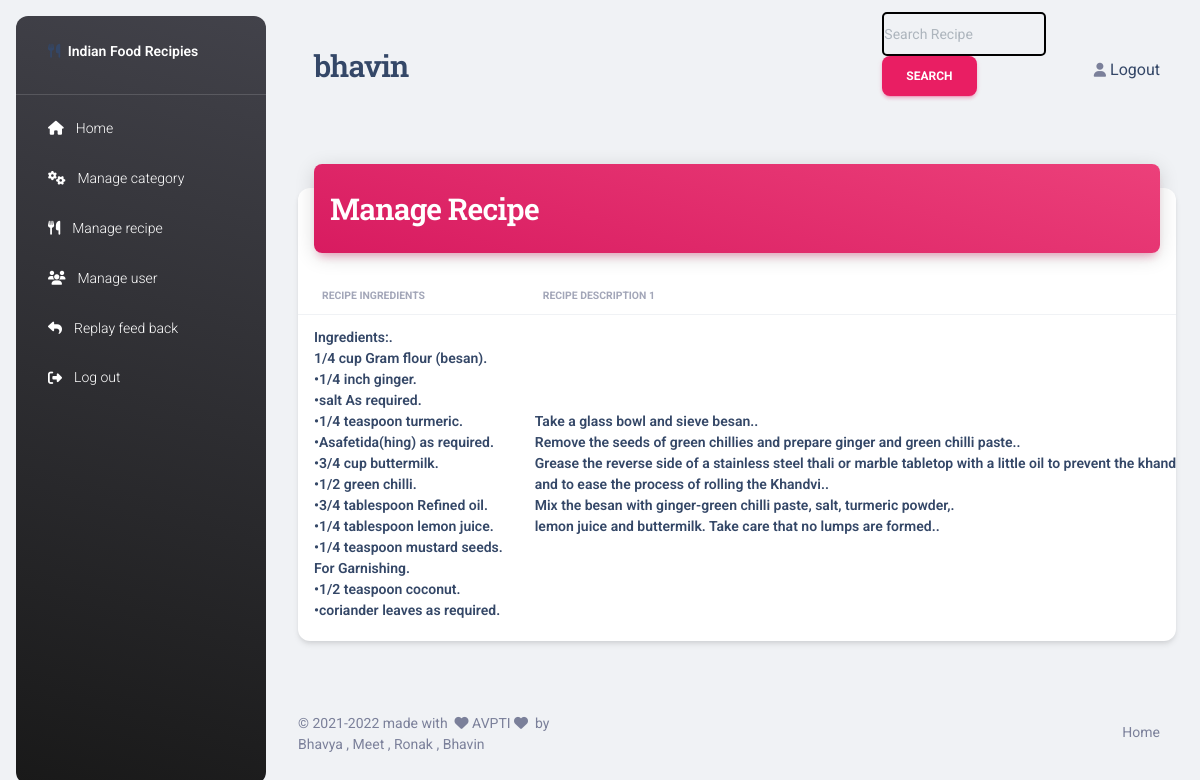
/material-dashboard-master/more.php?rid=1 (signed in), run on the app's committed database.
### tables this page shows
CREATE TABLE `r_details` (
  `recipe_id` int(5) NOT NULL,
  `recipe_name` varchar(20) NOT NULL,
  `ingredients` text NOT NULL,
  `video_link` varchar(255) NOT NULL,
  `r_description1` text NOT NULL,
  `r_description2` text NOT NULL,
  `r_description3` text NOT NULL,
  `category_id` int(5) NOT NULL
);

### material-dashboard-master/more.php (the view, shortened to what this page needs)
<?php
include 'header.php';
?>
	  <div class="container-fluid py-4">
      <div class="row">
        <div class="col-12">
          <div class="card my-4">
            <div class="card-header p-0 position-relative mt-n4 mx-3 z-index-2">
              <div class="bg-gradient-primary shadow-primary border-radius-lg pt-4 pb-3">
                <h3 class="text-white text-capitalize ps-3"> Manage Recipe </h3>
              </div>
            </div>
            <div class="card-body px-0 pb-2">
              <div class="table-responsive p-0">
                <table class="table align-items-center mb-0">
                  <thead>
                    <tr>
                      <th class="text-uppercase text-secondary text-xxs font-weight-bolder opacity-7">Recipe ingredients</th>
                     <th class="text-uppercase text-secondary text-xxs font-weight-bolder opacity-7">Recipe Description 1 </th>
                    </tr>
                  </thead>
 <tbody>
 <?php
$r_id=$_GET['rid'];
	$con = mysqli_connect("localhost", "root", "", "foodrecipes");
	$qu = "SELECT `ingredients`, `r_description1`, `r_description2`, `r_description3`, `category_id` FROM `r_details` where recipe_id=$r_id ";
	$res = mysqli_query($con,$qu);
	if($row=mysqli_fetch_array($res))
	{
		   ?>
                    <tr>
                      <td>
                        <div class="d-flex px-2 py-1">
                          <div class="d-flex flex-column justify-content-center">
                            <h6 class="mb-0 text-sm"><?php echo $row['ingredients'] ?></h6>
                          </div>
                        </div>
                      </td>
						<td>
                        <div class="d-flex px-2 py-1">
                          <div class="d-flex flex-column justify-content-center">
                            <h6 class="mb-0 text-sm"><?php echo $row['r_description1'] ?> </h6>
                          </div>
                        </div>
                      </td>
                    </tr>
          	<?php
	}
?>
                  </tbody>
                </table>
              </div>
            </div>
          </div>
        </div>
      </div>
    </div>
<?php
  include 'footer.php';
?>

### data on the page
r_details: ingredients "Ingredients:. 1/4 cup Gram flour (besan). •1/4 inch ginger. •salt As required. •1/4 teaspoon turmeric. •Asafetida(hing) as required. •3/4 cup buttermilk. •1/2 green chilli. •3/4 tablespoon Refined oil. •1/4 tablespoon lemon juice. •1/4 teaspoon mustard seeds. For Garnishing. •1/2 teaspoon coconut. •coriander leaves as required.", r_description1 "Take a glass bowl and sieve besan.. Remove the seeds of green chillies and prepare ginger and green chilli paste.. Grease the reverse side of a stainless steel thali or marble tabletop with a little oil to prevent the and to ease the process of rolling the Khandvi.. Mix the besan with ginger-green chilli paste, salt, turmeric powder,. lemon juice and buttermilk. Take care that no lumps are formed.."

### other printed values
$admin "bhavin"
